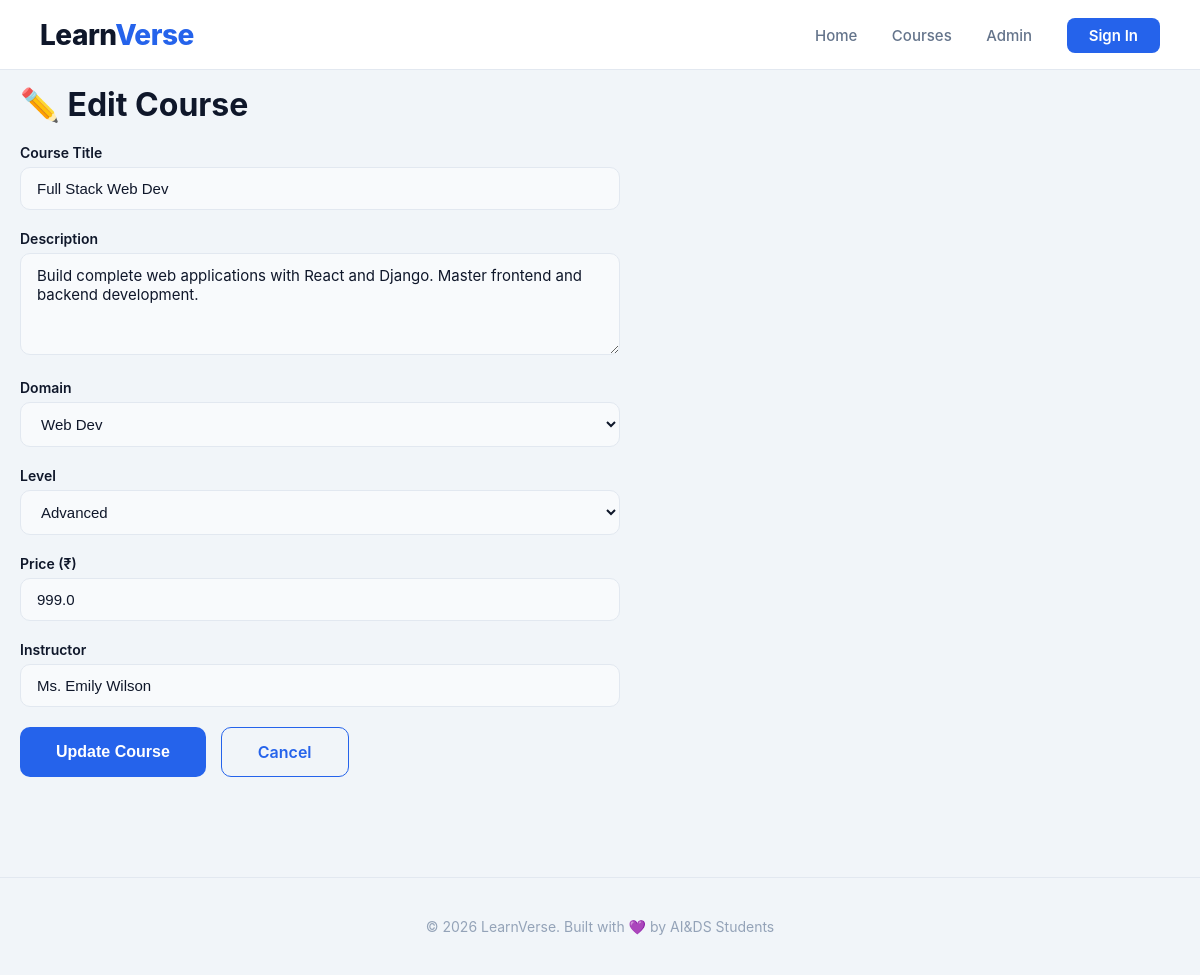
/admin/course/edit/3, run on the app's committed database.
### models.py (models this page shows)
class Course(db.Model):
    id = db.Column(db.Integer, primary_key=True)
    title = db.Column(db.String(200), nullable=False)
    description = db.Column(db.Text, nullable=False)
    domain = db.Column(db.String(50), nullable=False)
    level = db.Column(db.String(20), nullable=False)
    price = db.Column(db.Float, default=0)
    instructor = db.Column(db.String(100), nullable=False)
    rating = db.Column(db.Float, default=0)
    students = db.Column(db.Integer, default=0)
    image = db.Column(db.String(200), default='default.jpg')
    created_at = db.Column(db.DateTime, default=datetime.utcnow)

### app.py (the view, shortened to what this page needs)
@app.route('/admin/course/edit/<int:course_id>', methods=['GET', 'POST'])
def edit_course(course_id):
    course = Course.query.get_or_404(course_id)
    return render_template('edit_course.html', course=course)

### templates/edit_course.html (shortened to what this page needs)
<!DOCTYPE html>
<html lang="en">
<head>
    <link rel="stylesheet" href="{{ url_for('static', filename='style.css') }}">
</head>
<body>
    <header>
        <div class="logo">Learn<span>Verse</span></div>
        <nav>
            <a href="/">Home</a>
            <a href="/courses">Courses</a>
            <a href="/admin/courses">Admin</a>
            <a href="#" class="btn-signin">Sign In</a>
        </nav>
    </header>
    <div class="container">
        <h1>✏️ Edit Course</h1>
        <form method="POST" class="course-form">
            <div class="form-group">
                <label>Course Title</label>
                <input type="text" name="title" value="{{ course.title }}" required>
            </div>
            <div class="form-group">
                <label>Description</label>
                <textarea name="description" rows="4" required>{{ course.description }}</textarea>
            </div>
            <div class="form-group">
                <label>Domain</label>
                <select name="domain" required>
                    <option value="Web Dev" {% if course.domain == 'Web Dev' %}selected{% endif %}>Web Dev</option>
                </select>
            </div>
            <div class="form-group">
                <label>Level</label>
                <select name="level" required>
                    <option value="Advanced" {% if course.level == 'Advanced' %}selected{% endif %}>Advanced</option>
                </select>
            </div>
            <div class="form-group">
                <label>Price (₹)</label>
                <input type="number" name="price" step="0.01" value="{{ course.price }}" required>
            </div>
            <div class="form-group">
                <label>Instructor</label>
                <input type="text" name="instructor" value="{{ course.instructor }}" required>
            </div>
            <div style="display:flex; gap:15px; margin-top:20px;">
                <button type="submit" class="btn-primary">Update Course</button>
                <a href="/admin/courses" class="btn-secondary">Cancel</a>
            </div>
        </form>
    </div>
    <footer>
        <p>© 2026 LearnVerse. Built with 💜 by AI&DS Students</p>
    </footer>
</body>
</html>

### static/style.css (style rules this page uses)
* { margin: 0; padding: 0; box-sizing: border-box; }
body { font-family: -apple-system, BlinkMacSystemFont, 'Segoe UI', Roboto, Oxygen, Ubuntu, sans-serif; background: #F1F5F9; color: #0F172A; overflow-x: hidden; min-height: 100vh; }
a { text-decoration: none; color: inherit; }
header { padding: 15px 40px; display: flex; justify-content: space-between; align-items: center; position: fixed; top: 0; left: 0; right: 0; z-index: 100; background: rgba(255, 255, 255, 0.95); backdrop-filter: blur(20px); border-bottom: 1px solid #E2E8F0; height: 70px; }
.logo { font-size: 28px; font-weight: 800; letter-spacing: -0.5px; color: #0F172A; }
.logo span { color: #2563EB; }
nav a { color: #64748B; margin-left: 30px; font-size: 15px; font-weight: 500; transition: 0.3s; position: relative; }
nav a::after { content: ''; position: absolute; bottom: -4px; left: 0; width: 0; height: 2px; background: #2563EB; transition: 0.3s; }
.btn-signin { background: #2563EB; padding: 8px 22px; border-radius: 8px; color: #fff !important; font-weight: 600; transition: 0.3s; }
.btn-signin::after { display: none !important; }
.btn-primary { display: inline-block; padding: 14px 36px; background: #2563EB; color: #fff; border-radius: 10px; font-weight: 600; transition: 0.3s; border: none; cursor: pointer; font-size: 16px; }
.btn-secondary { display: inline-block; padding: 14px 36px; background: transparent; color: #2563EB; border-radius: 10px; font-weight: 600; transition: 0.3s; border: 1px solid #2563EB; cursor: pointer; font-size: 16px; }
.container { max-width: 1200px; margin: 0 auto; padding: 85px 20px 20px; }
.course-form { max-width: 600px; margin: 20px 0 40px; }
.form-group { margin-bottom: 20px; }
.form-group label { display: block; margin-bottom: 6px; color: #0F172A; font-size: 14px; font-weight: 600; }
.form-group input, .form-group textarea, .form-group select { width: 100%; padding: 12px 16px; border-radius: 10px; border: 1px solid #E2E8F0; background: #F8FAFC; color: #0F172A; font-size: 15px; transition: 0.3s; }
.form-group input::placeholder, .form-group textarea::placeholder { color: #94A3B8; }
.form-group select option { background: #FFFFFF; color: #0F172A; padding: 10px; }
.form-group textarea { resize: vertical; font-family: inherit; }
footer { text-align: center; padding: 40px; color: #94A3B8; border-top: 1px solid #E2E8F0; margin-top: 40px; font-size: 14px; }

### data on the page
Course: title "Full Stack Web Dev", description "Build complete web applications with React and Django. Master frontend and backend development.", domain "Web Dev", level "Advanced", price "999.0", instructor "Ms. Emily Wilson"
